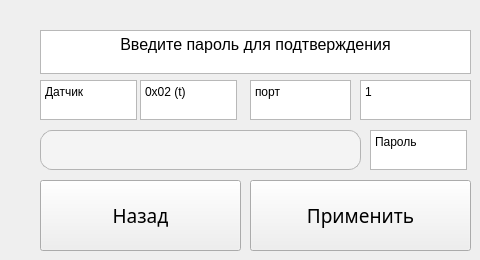
                 <widget class="QWidget" name="page_21">
                  <widget class="QTextBrowser" name="textBrowser_95">
                   <property name="geometry">
                    <rect>
                     <x>370</x>
                     <y>130</y>
                     <width>97</width>
                     <height>40</height>
                    </rect>
                   </property>
                   <property name="sizePolicy">
                    <sizepolicy hsizetype="Minimum" vsizetype="Expanding">
                     <horstretch>0</horstretch>
                     <verstretch>0</verstretch>
                    </sizepolicy>
                   </property>
                   <property name="minimumSize">
                    <size>
                     <width>97</width>
                     <height>0</height>
                    </size>
                   </property>
                   <property name="maximumSize">
                    <size>
                     <width>16777215</width>
                     <height>40</height>
                    </size>
                   </property>
                   <property name="html">
                    <string>&lt;!DOCTYPE HTML PUBLIC &quot;-//W3C//DTD HTML 4.0//EN&quot; &quot;http://www.w3.org/TR/REC-html40/strict.dtd&quot;&gt;
&lt;html&gt;&lt;head&gt;&lt;meta name=&quot;qrichtext&quot; content=&quot;1&quot; /&gt;&lt;meta charset=&quot;utf-8&quot; /&gt;&lt;style type=&quot;text/css&quot;&gt;
p, li { white-space: pre-wrap; }
hr { height: 1px; border-width: 0; }
li.unchecked::marker { content: &quot;\2610&quot;; }
li.checked::marker { content: &quot;\2612&quot;; }
&lt;/style&gt;&lt;/head&gt;&lt;body style=&quot; font-family:'Noto Sans SC'; font-size:9pt; font-weight:400; font-style:normal;&quot;&gt;
&lt;p style=&quot; margin-top:0px; margin-bottom:0px; margin-left:0px; margin-right:0px; -qt-block-indent:0; text-indent:0px;&quot;&gt;Пароль&lt;/p&gt;&lt;/body&gt;&lt;/html&gt;</string>
                   </property>
                  </widget>
                  <widget class="QTextEdit" name="textEditSP_4">
                   <property name="geometry">
                    <rect>
                     <x>40</x>
                     <y>130</y>
                     <width>321</width>
                     <height>40</height>
                    </rect>
                   </property>
                   <property name="styleSheet">
                    <string notr="true">/* ----- QLineEdit / QTextEdit — «как combobox» ------------------- */
QLineEdit,
QTextEdit {
    border: 1px solid #b4b4b4;
    border-radius: 12px;
    /* стрелки нет – значит хватит обычного отступа */
    padding: 4px 12px;
    background: #f4f4f4;
    min-height: 30px;
}

/* те же реакции на hover / focus, что и у комбобокса */
QLineEdit:hover,
QTextEdit:hover           { background: #f9f9f9; }

QLineEdit:focus,
QTextEdit:focus           { border: 1px solid #7aa9ff; outline: none; }</string>
                   </property>
                  </widget>
                  <widget class="QPushButton" name="pushButton_30">
                   <property name="geometry">
                    <rect>
                     <x>250</x>
                     <y>180</y>
                     <width>221</width>
                     <height>71</height>
                    </rect>
                   </property>
                   <property name="font">
                    <font>
                     <family>Noto Sans SC</family>
                     <pointsize>14</pointsize>
                    </font>
                   </property>
                   <property name="text">
                    <string>Применить</string>
                   </property>
                  </widget>
                  <widget class="QTextBrowser" name="textBrowser_96">
                   <property name="geometry">
                    <rect>
                     <x>40</x>
                     <y>30</y>
                     <width>431</width>
                     <height>44</height>
                    </rect>
                   </property>
                   <property name="sizePolicy">
                    <sizepolicy hsizetype="Minimum" vsizetype="Expanding">
                     <horstretch>0</horstretch>
                     <verstretch>0</verstretch>
                    </sizepolicy>
                   </property>
                   <property name="minimumSize">
                    <size>
                     <width>97</width>
                     <height>44</height>
                    </size>
                   </property>
                   <property name="maximumSize">
                    <size>
                     <width>16777215</width>
                     <height>40</height>
                    </size>
                   </property>
                   <property name="verticalScrollBarPolicy">
                    <enum>Qt::ScrollBarPolicy::ScrollBarAlwaysOff</enum>
                   </property>
                   <property name="horizontalScrollBarPolicy">
                    <enum>Qt::ScrollBarPolicy::ScrollBarAlwaysOff</enum>
                   </property>
                   <property name="html">
                    <string>&lt;!DOCTYPE HTML PUBLIC &quot;-//W3C//DTD HTML 4.0//EN&quot; &quot;http://www.w3.org/TR/REC-html40/strict.dtd&quot;&gt;
&lt;html&gt;&lt;head&gt;&lt;meta name=&quot;qrichtext&quot; content=&quot;1&quot; /&gt;&lt;meta charset=&quot;utf-8&quot; /&gt;&lt;style type=&quot;text/css&quot;&gt;
p, li { white-space: pre-wrap; }
hr { height: 1px; border-width: 0; }
li.unchecked::marker { content: &quot;\2610&quot;; }
li.checked::marker { content: &quot;\2612&quot;; }
&lt;/style&gt;&lt;/head&gt;&lt;body style=&quot; font-family:'Noto Sans SC'; font-size:9pt; font-weight:400; font-style:normal;&quot;&gt;
&lt;p align=&quot;center&quot; style=&quot; margin-top:0px; margin-bottom:0px; margin-left:0px; margin-right:0px; -qt-block-indent:0; text-indent:0px;&quot;&gt;&lt;span style=&quot; font-size:12pt;&quot;&gt;Введите пароль для подтверждения&lt;/span&gt;&lt;/p&gt;&lt;/body&gt;&lt;/html&gt;</string>
                   </property>
                  </widget>
                  <widget class="QTextBrowser" name="textBrowser_104">
                   <property name="geometry">
                    <rect>
                     <x>250</x>
                     <y>80</y>
                     <width>101</width>
                     <height>40</height>
                    </rect>
                   </property>
                   <property name="sizePolicy">
                    <sizepolicy hsizetype="Minimum" vsizetype="Expanding">
                     <horstretch>0</horstretch>
                     <verstretch>0</verstretch>
                    </sizepolicy>
                   </property>
                   <property name="minimumSize">
                    <size>
                     <width>97</width>
                     <height>0</height>
                    </size>
                   </property>
                   <property name="maximumSize">
                    <size>
                     <width>16777215</width>
                     <height>40</height>
                    </size>
                   </property>
                   <property name="html">
                    <string>&lt;!DOCTYPE HTML PUBLIC &quot;-//W3C//DTD HTML 4.0//EN&quot; &quot;http://www.w3.org/TR/REC-html40/strict.dtd&quot;&gt;
&lt;html&gt;&lt;head&gt;&lt;meta name=&quot;qrichtext&quot; content=&quot;1&quot; /&gt;&lt;meta charset=&quot;utf-8&quot; /&gt;&lt;style type=&quot;text/css&quot;&gt;
p, li { white-space: pre-wrap; }
hr { height: 1px; border-width: 0; }
li.unchecked::marker { content: &quot;\2610&quot;; }
li.checked::marker { content: &quot;\2612&quot;; }
&lt;/style&gt;&lt;/head&gt;&lt;body style=&quot; font-family:'Noto Sans SC'; font-size:9pt; font-weight:400; font-style:normal;&quot;&gt;
&lt;p style=&quot; margin-top:0px; margin-bottom:0px; margin-left:0px; margin-right:0px; -qt-block-indent:0; text-indent:0px;&quot;&gt;порт&lt;/p&gt;&lt;/body&gt;&lt;/html&gt;</string>
                   </property>
                  </widget>
                  <widget class="QTextBrowser" name="textBrowser_105">
                   <property name="geometry">
                    <rect>
                     <x>360</x>
                     <y>80</y>
                     <width>111</width>
                     <height>40</height>
                    </rect>
                   </property>
                   <property name="sizePolicy">
                    <sizepolicy hsizetype="Minimum" vsizetype="Expanding">
                     <horstretch>0</horstretch>
                     <verstretch>0</verstretch>
                    </sizepolicy>
                   </property>
                   <property name="minimumSize">
                    <size>
                     <width>97</width>
                     <height>0</height>
                    </size>
                   </property>
                   <property name="maximumSize">
                    <size>
                     <width>16777215</width>
                     <height>40</height>
                    </size>
                   </property>
                   <property name="html">
                    <string>&lt;!DOCTYPE HTML PUBLIC &quot;-//W3C//DTD HTML 4.0//EN&quot; &quot;http://www.w3.org/TR/REC-html40/strict.dtd&quot;&gt;
&lt;html&gt;&lt;head&gt;&lt;meta name=&quot;qrichtext&quot; content=&quot;1&quot; /&gt;&lt;meta charset=&quot;utf-8&quot; /&gt;&lt;style type=&quot;text/css&quot;&gt;
p, li { white-space: pre-wrap; }
hr { height: 1px; border-width: 0; }
li.unchecked::marker { content: &quot;\2610&quot;; }
li.checked::marker { content: &quot;\2612&quot;; }
&lt;/style&gt;&lt;/head&gt;&lt;body style=&quot; font-family:'Noto Sans SC'; font-size:9pt; font-weight:400; font-style:normal;&quot;&gt;
&lt;p style=&quot; margin-top:0px; margin-bottom:0px; margin-left:0px; margin-right:0px; -qt-block-indent:0; text-indent:0px;&quot;&gt;1&lt;/p&gt;&lt;/body&gt;&lt;/html&gt;</string>
                   </property>
                  </widget>
                  <widget class="QTextBrowser" name="textBrowser_106">
                   <property name="geometry">
                    <rect>
                     <x>40</x>
                     <y>80</y>
                     <width>97</width>
                     <height>40</height>
                    </rect>
                   </property>
                   <property name="sizePolicy">
                    <sizepolicy hsizetype="Minimum" vsizetype="Expanding">
                     <horstretch>0</horstretch>
                     <verstretch>0</verstretch>
                    </sizepolicy>
                   </property>
                   <property name="minimumSize">
                    <size>
                     <width>97</width>
                     <height>0</height>
                    </size>
                   </property>
                   <property name="maximumSize">
                    <size>
                     <width>16777215</width>
                     <height>40</height>
                    </size>
                   </property>
                   <property name="html">
                    <string>&lt;!DOCTYPE HTML PUBLIC &quot;-//W3C//DTD HTML 4.0//EN&quot; &quot;http://www.w3.org/TR/REC-html40/strict.dtd&quot;&gt;
&lt;html&gt;&lt;head&gt;&lt;meta name=&quot;qrichtext&quot; content=&quot;1&quot; /&gt;&lt;meta charset=&quot;utf-8&quot; /&gt;&lt;style type=&quot;text/css&quot;&gt;
p, li { white-space: pre-wrap; }
hr { height: 1px; border-width: 0; }
li.unchecked::marker { content: &quot;\2610&quot;; }
li.checked::marker { content: &quot;\2612&quot;; }
&lt;/style&gt;&lt;/head&gt;&lt;body style=&quot; font-family:'Noto Sans SC'; font-size:9pt; font-weight:400; font-style:normal;&quot;&gt;
&lt;p style=&quot; margin-top:0px; margin-bottom:0px; margin-left:0px; margin-right:0px; -qt-block-indent:0; text-indent:0px;&quot;&gt;Датчик&lt;/p&gt;&lt;/body&gt;&lt;/html&gt;</string>
                   </property>
                  </widget>
                  <widget class="QTextBrowser" name="textBrowser_107">
                   <property name="geometry">
                    <rect>
                     <x>140</x>
                     <y>80</y>
                     <width>97</width>
                     <height>40</height>
                    </rect>
                   </property>
                   <property name="sizePolicy">
                    <sizepolicy hsizetype="Minimum" vsizetype="Expanding">
                     <horstretch>0</horstretch>
                     <verstretch>0</verstretch>
                    </sizepolicy>
                   </property>
                   <property name="minimumSize">
                    <size>
                     <width>97</width>
                     <height>0</height>
                    </size>
                   </property>
                   <property name="maximumSize">
                    <size>
                     <width>16777215</width>
                     <height>40</height>
                    </size>
                   </property>
                   <property name="html">
                    <string>&lt;!DOCTYPE HTML PUBLIC &quot;-//W3C//DTD HTML 4.0//EN&quot; &quot;http://www.w3.org/TR/REC-html40/strict.dtd&quot;&gt;
&lt;html&gt;&lt;head&gt;&lt;meta name=&quot;qrichtext&quot; content=&quot;1&quot; /&gt;&lt;meta charset=&quot;utf-8&quot; /&gt;&lt;style type=&quot;text/css&quot;&gt;
p, li { white-space: pre-wrap; }
hr { height: 1px; border-width: 0; }
li.unchecked::marker { content: &quot;\2610&quot;; }
li.checked::marker { content: &quot;\2612&quot;; }
&lt;/style&gt;&lt;/head&gt;&lt;body style=&quot; font-family:'Noto Sans SC'; font-size:9pt; font-weight:400; font-style:normal;&quot;&gt;
&lt;p style=&quot; margin-top:0px; margin-bottom:0px; margin-left:0px; margin-right:0px; -qt-block-indent:0; text-indent:0px;&quot;&gt;0x02 (t)&lt;/p&gt;&lt;/body&gt;&lt;/html&gt;</string>
                   </property>
                  </widget>
                  <widget class="QPushButton" name="pushButton_31">
                   <property name="geometry">
                    <rect>
                     <x>40</x>
                     <y>180</y>
                     <width>201</width>
                     <height>71</height>
                    </rect>
                   </property>
                   <property name="font">
                    <font>
                     <family>Noto Sans SC</family>
                     <pointsize>14</pointsize>
                    </font>
                   </property>
                   <property name="text">
                    <string>Назад</string>
                   </property>
                  </widget>
                 </widget>
